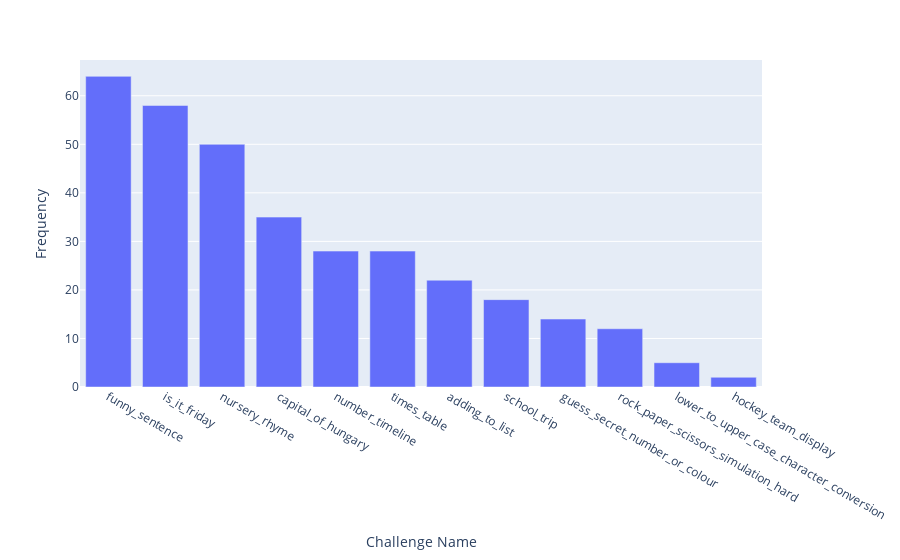
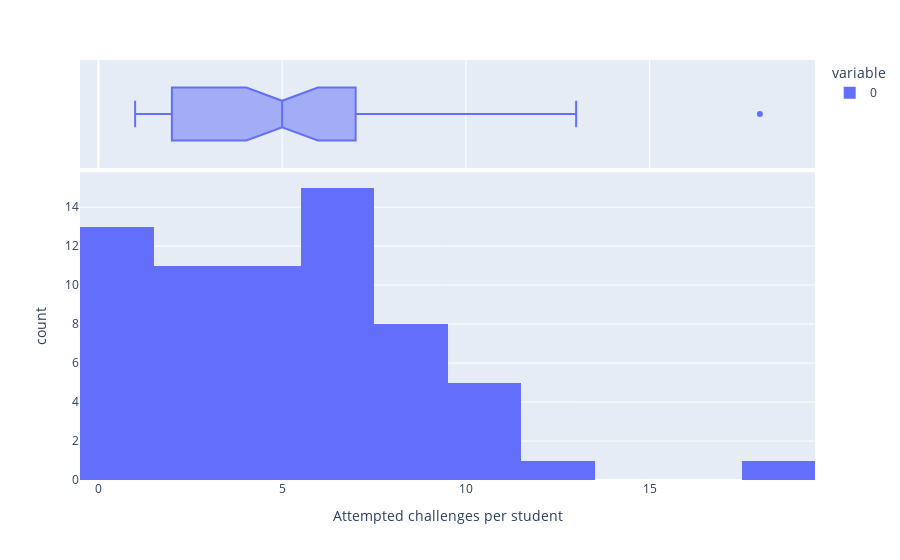

The code cell stored with these charts, in order, in its notebook:
### Markdown cell above
## Summary Statistics

### Exercise/Stage Logs
This data displays the following summary statistics to give information into the scale of the data we collected. We report below on:
- Number of exercises (that contain at least one completed PRIMMDebug stage)
  - Successful
  - Unsuccessful
  - Completed
  - Per each PRIMMDebug challenge
- Number of PRIMMDebug stages.
- Time of data collection

### Code cell
print(f"Number of attempted PRIMMDebug challenges: {len(exercise_logs)}")

number_successful_exercises: int = 0
print(f"- Number of resolved PRIMMDebug challenges: {display_percentage_string(number_successful_exercises, len(exercise_logs))}")
number_unsuccessful_exercises: int = 0
print(f"- Number of unresolved PRIMMDebug challenges: {display_percentage_string(number_unsuccessful_exercises, len(exercise_logs))}")

number_completed_exercises: int = len([exercise_log for exercise_log in exercise_logs if ExerciseLogProcessor.get_last_stage(exercise_log).stage_name == DebuggingStage.modify])
print(f"- Number of entirely completed PRIMMDebug challenges (where students reached the Make stage of PRIMMDebug): {display_percentage_string(number_completed_exercises, len(exercise_logs))}")

final_program_states: list[bool] = [ExerciseLogProcessor.is_final_program_erroneous(exercise) for exercise in exercise_logs]
number_successful_final_program_states: list[bool] = len([final_program_state for final_program_state in final_program_states if final_program_state])
print(f"- Proportion of PRIMMDebug challenges where last program run successfully executed: {display_percentage_string(number_successful_final_program_states, len(exercise_logs))}\n")

total_time: float = sum([ExerciseLogProcessor.get_time_on_exercise(exercise_log) for exercise_log in exercise_logs])
print(f"Total time on PRIMMDebug challenges: {datetime.timedelta(seconds=total_time)}\n")

print(f"Number of completed PRIMMDebug stages: {len(stage_logs)}")

#Number of attempts at each PRIMMDebug challenge
challenge_attempts: dict[str, int] = {}
for exercise_log in exercise_logs:
    challenge_attempts[exercise_log.exercise_name] = challenge_attempts.get(exercise_log.exercise_name, 0) + 1
challenge_attempts = dict(sorted(challenge_attempts.items(), key=lambda item: item[1], reverse=True)) #Sort by frequency
challenge_attempts_fig = px.bar(x = challenge_attempts.keys(), y = challenge_attempts.values(), labels = {"x": "Challenge Name", "y": "Frequency"})
challenge_attempts_fig.show()

#Number of challenges attempted by each student
challenges_per_student: dict[str, int] = {}
for exercise in exercise_logs:
    student_id: str = exercise.student_id
    challenges_per_student[student_id] = challenges_per_student.get(student_id, 0) + 1
challenges_per_student_fig = px.histogram(challenges_per_student.values(), marginal="box", labels = {"value": "Attempted challenges per student", "count": "Frequency"})
challenges_per_student_fig.show()

### Figure 1 — Plotly figure (JSON) as saved in the notebook; plotly's stock layout.template omitted (floating-point values rounded to 4 significant figures)
{"data": [{"hovertemplate": "Challenge Name=%{x}<br>Frequency=%{y}<extra></extra>", "legendgroup": "", "marker": {"color": "#636efa", "pattern": {"shape": ""}}, "name": "", "orientation": "v", "showlegend": false, "textposition": "auto", "type": "bar", "x": ["funny_sentence", "is_it_friday", "nursery_rhyme", "capital_of_hungary", "number_timeline", "times_table", "adding_to_list", "school_trip", "guess_secret_number_or_colour", "rock_paper_scissors_simulation_hard", "lower_to_upper_case_character_conversion", "hockey_team_display"], "xaxis": "x", "y": [64, 58, 50, 35, 28, 28, 22, 18, 14, 12, 5, 2], "yaxis": "y"}], "layout": {"barmode": "relative", "legend": {"tracegroupgap": 0}, "margin": {"t": 60}, "xaxis": {"anchor": "y", "domain": [0, 1], "title": {"text": "Challenge Name"}}, "yaxis": {"anchor": "x", "domain": [0, 1], "title": {"text": "Frequency"}}}}

### Figure 2 — Plotly figure (JSON) as saved in the notebook; plotly's stock layout.template omitted (floating-point values rounded to 4 significant figures)
{"data": [{"bingroup": "x", "hovertemplate": "variable=0<br>Attempted challenges per student=%{x}<br>count=%{y}<extra></extra>", "legendgroup": "0", "marker": {"color": "#636efa", "pattern": {"shape": ""}}, "name": "0", "orientation": "v", "showlegend": true, "type": "histogram", "x": [7, 8, 8, 11, 2, 6, 10, 13, 6, 4, 11, 3, 18, 2, 8, 9, 1, 8, 6, 3, 5, 6, 6, 8, 11, 7, 5, 7, 4, 4, 10, 4, 7, 7, 5, 7, 8, 1, 7, 5, 4, 3, 2, 6, 4, 3, 3, 5, 9, 6, 6, 2, 2, 1, 2, 1, 1, 1, 1, 1, 1, 1, 1, 1, 1], "xaxis": "x", "yaxis": "y"}, {"hovertemplate": "variable=0<br>Attempted challenges per student=%{x}<extra></extra>", "legendgroup": "0", "marker": {"color": "#636efa"}, "name": "0", "notched": true, "showlegend": false, "type": "box", "x": [7, 8, 8, 11, 2, 6, 10, 13, 6, 4, 11, 3, 18, 2, 8, 9, 1, 8, 6, 3, 5, 6, 6, 8, 11, 7, 5, 7, 4, 4, 10, 4, 7, 7, 5, 7, 8, 1, 7, 5, 4, 3, 2, 6, 4, 3, 3, 5, 9, 6, 6, 2, 2, 1, 2, 1, 1, 1, 1, 1, 1, 1, 1, 1, 1], "xaxis": "x2", "yaxis": "y2"}], "layout": {"barmode": "relative", "legend": {"title": {"text": "variable"}, "tracegroupgap": 0}, "margin": {"t": 60}, "xaxis": {"anchor": "y", "domain": [0, 1], "title": {"text": "Attempted challenges per student"}}, "xaxis2": {"anchor": "y2", "domain": [0, 1], "matches": "x", "showgrid": true, "showticklabels": false}, "yaxis": {"anchor": "x", "domain": [0, 0.7326], "title": {"text": "count"}}, "yaxis2": {"anchor": "x2", "domain": [0.7426, 1], "matches": "y2", "showgrid": false, "showline": false, "showticklabels": false, "ticks": ""}}}
